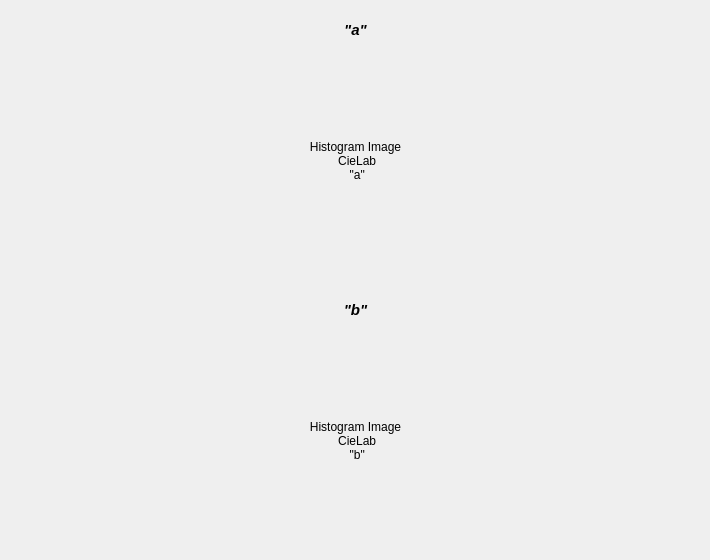
     <widget class="QWidget" name="tab6_2">
      <attribute name="title">
       <string>CieLab</string>
      </attribute>
      <widget class="QLabel" name="lbl_hist_a_img">
       <property name="geometry">
        <rect>
         <x>10</x>
         <y>50</y>
         <width>691</width>
         <height>221</height>
        </rect>
       </property>
       <property name="autoFillBackground">
        <bool>false</bool>
       </property>
       <property name="text">
        <string>Histogram Image 
 CieLab 
 &quot;a&quot;</string>
       </property>
       <property name="alignment">
        <set>Qt::AlignCenter</set>
       </property>
      </widget>
      <widget class="QLabel" name="lbl_hist_b_img">
       <property name="geometry">
        <rect>
         <x>10</x>
         <y>330</y>
         <width>691</width>
         <height>221</height>
        </rect>
       </property>
       <property name="autoFillBackground">
        <bool>false</bool>
       </property>
       <property name="text">
        <string>Histogram Image 
 CieLab 
 &quot;b&quot;</string>
       </property>
       <property name="alignment">
        <set>Qt::AlignCenter</set>
       </property>
      </widget>
      <widget class="QLabel" name="label_7">
       <property name="geometry">
        <rect>
         <x>10</x>
         <y>10</y>
         <width>691</width>
         <height>40</height>
        </rect>
       </property>
       <property name="layoutDirection">
        <enum>Qt::LeftToRight</enum>
       </property>
       <property name="text">
        <string>&lt;html&gt;&lt;head/&gt;&lt;body&gt;&lt;p&gt;&lt;span style=&quot; font-size:11pt; font-weight:600; font-style:italic;&quot;&gt;&amp;quot;a&amp;quot;&lt;/span&gt;&lt;/p&gt;&lt;/body&gt;&lt;/html&gt;</string>
       </property>
       <property name="alignment">
        <set>Qt::AlignCenter</set>
       </property>
      </widget>
      <widget class="QLabel" name="label_8">
       <property name="geometry">
        <rect>
         <x>10</x>
         <y>290</y>
         <width>691</width>
         <height>40</height>
        </rect>
       </property>
       <property name="layoutDirection">
        <enum>Qt::LeftToRight</enum>
       </property>
       <property name="text">
        <string>&lt;html&gt;&lt;head/&gt;&lt;body&gt;&lt;p&gt;&lt;span style=&quot; font-size:11pt; font-weight:600; font-style:italic;&quot;&gt;&amp;quot;b&amp;quot;&lt;/span&gt;&lt;/p&gt;&lt;/body&gt;&lt;/html&gt;</string>
       </property>
       <property name="alignment">
        <set>Qt::AlignCenter</set>
       </property>
      </widget>
     </widget>
